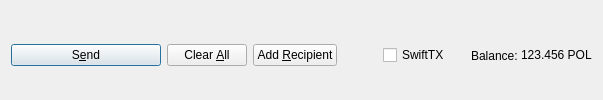
         <widget class="QFrame" name="frame_Send">
          <layout class="QHBoxLayout" name="horizontalLayout">
           <property name="bottomMargin">
            <number>0</number>
           </property>
           <item>
            <widget class="QPushButton" name="sendButton">
             <property name="minimumSize">
              <size>
               <width>150</width>
               <height>0</height>
              </size>
             </property>
             <property name="toolTip">
              <string>Confirm the send action</string>
             </property>
             <property name="text">
              <string>S&amp;end</string>
             </property>
             <property name="icon">
              <iconset resource="../polariscoin.qrc">
               <normaloff>:/icons/send</normaloff>:/icons/send</iconset>
             </property>
             <property name="autoDefault">
              <bool>false</bool>
             </property>
             <property name="default">
              <bool>true</bool>
             </property>
            </widget>
           </item>
           <item>
            <widget class="QPushButton" name="clearButton">
             <property name="sizePolicy">
              <sizepolicy hsizetype="Minimum" vsizetype="Fixed">
               <horstretch>0</horstretch>
               <verstretch>0</verstretch>
              </sizepolicy>
             </property>
             <property name="toolTip">
              <string>Clear all fields of the form.</string>
             </property>
             <property name="text">
              <string>Clear &amp;All</string>
             </property>
             <property name="icon">
              <iconset resource="../polariscoin.qrc">
               <normaloff>:/icons/remove</normaloff>:/icons/remove</iconset>
             </property>
             <property name="autoDefault">
              <bool>false</bool>
             </property>
            </widget>
           </item>
           <item>
            <widget class="QPushButton" name="addButton">
             <property name="toolTip">
              <string>Send to multiple recipients at once</string>
             </property>
             <property name="text">
              <string>Add &amp;Recipient</string>
             </property>
             <property name="icon">
              <iconset resource="../polariscoin.qrc">
               <normaloff>:/icons/add</normaloff>:/icons/add</iconset>
             </property>
             <property name="autoDefault">
              <bool>false</bool>
             </property>
            </widget>
           </item>
           <item>
            <spacer name="horizontalSpacer">
             <property name="orientation">
              <enum>Qt::Horizontal</enum>
             </property>
             <property name="sizeHint" stdset="0">
              <size>
               <width>40</width>
               <height>20</height>
              </size>
             </property>
            </spacer>
           </item>
           <item>
            <layout class="QHBoxLayout" name="horizontalLayout_2">
             <property name="spacing">
              <number>3</number>
             </property>
             <item>
              <widget class="QCheckBox" name="checkSwiftTX">
               <property name="enabled">
                <bool>true</bool>
               </property>
               <property name="minimumSize">
                <size>
                 <width>85</width>
                 <height>0</height>
                </size>
               </property>
               <property name="text">
                <string>SwiftTX</string>
               </property>
              </widget>
             </item>
             <item>
              <widget class="QLabel" name="label">
               <property name="text">
                <string>Balance:</string>
               </property>
              </widget>
             </item>
             <item>
              <widget class="QLabel" name="labelBalance">
               <property name="sizePolicy">
                <sizepolicy hsizetype="Preferred" vsizetype="Fixed">
                 <horstretch>0</horstretch>
                 <verstretch>0</verstretch>
                </sizepolicy>
               </property>
               <property name="cursor">
                <cursorShape>IBeamCursor</cursorShape>
               </property>
               <property name="text">
                <string notr="true">123.456 POL</string>
               </property>
               <property name="textInteractionFlags">
                <set>Qt::LinksAccessibleByMouse|Qt::TextSelectableByKeyboard|Qt::TextSelectableByMouse</set>
               </property>
              </widget>
             </item>
            </layout>
           </item>
          </layout>
         </widget>
